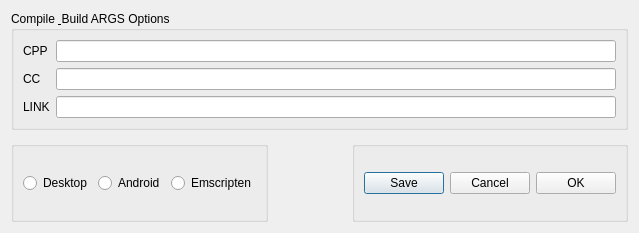
<?xml version="1.0" encoding="UTF-8"?>
<ui version="4.0">
 <class>Dialog</class>
 <widget class="QDialog" name="Dialog">
  <property name="geometry">
   <rect>
    <x>0</x>
    <y>0</y>
    <width>639</width>
    <height>233</height>
   </rect>
  </property>
  <property name="sizePolicy">
   <sizepolicy hsizetype="Maximum" vsizetype="Minimum">
    <horstretch>0</horstretch>
    <verstretch>0</verstretch>
   </sizepolicy>
  </property>
  <property name="windowTitle">
   <string notr="true">Dialog</string>
  </property>
  <layout class="QGridLayout" name="gridLayout_3">
   <item row="0" column="0" colspan="3">
    <widget class="QGroupBox" name="groupBoxBuildOptions">
     <property name="sizePolicy">
      <sizepolicy hsizetype="Expanding" vsizetype="Minimum">
       <horstretch>0</horstretch>
       <verstretch>0</verstretch>
      </sizepolicy>
     </property>
     <property name="title">
      <string notr="true">Compile &amp; Build ARGS Options</string>
     </property>
     <layout class="QGridLayout" name="gridLayout_2">
      <item row="0" column="0">
       <widget class="QLabel" name="label">
        <property name="text">
         <string notr="true">CPP</string>
        </property>
       </widget>
      </item>
      <item row="2" column="1">
       <widget class="QLineEdit" name="lineEditLDArg">
        <property name="text">
         <string notr="true"/>
        </property>
       </widget>
      </item>
      <item row="1" column="0">
       <widget class="QLabel" name="label_2">
        <property name="text">
         <string notr="true">CC</string>
        </property>
       </widget>
      </item>
      <item row="1" column="1">
       <widget class="QLineEdit" name="lineEditCCArg">
        <property name="text">
         <string notr="true"/>
        </property>
       </widget>
      </item>
      <item row="2" column="0">
       <widget class="QLabel" name="label_3">
        <property name="text">
         <string notr="true">LINK</string>
        </property>
       </widget>
      </item>
      <item row="0" column="1">
       <widget class="QLineEdit" name="lineEditCPPArg">
        <property name="text">
         <string notr="true"/>
        </property>
       </widget>
      </item>
     </layout>
    </widget>
   </item>
   <item row="2" column="0">
    <widget class="QGroupBox" name="groupBox">
     <property name="title">
      <string notr="true"/>
     </property>
     <layout class="QHBoxLayout" name="horizontalLayout_2">
      <item>
       <widget class="QRadioButton" name="radioButton">
        <property name="text">
         <string notr="true">Desktop</string>
        </property>
       </widget>
      </item>
      <item>
       <widget class="QRadioButton" name="radioButton_2">
        <property name="text">
         <string notr="true">Android</string>
        </property>
       </widget>
      </item>
      <item>
       <widget class="QRadioButton" name="radioButton_3">
        <property name="text">
         <string notr="true">Emscripten</string>
        </property>
       </widget>
      </item>
     </layout>
    </widget>
   </item>
   <item row="1" column="2">
    <spacer name="verticalSpacer_2">
     <property name="orientation">
      <enum>Qt::Vertical</enum>
     </property>
     <property name="sizeType">
      <enum>QSizePolicy::Minimum</enum>
     </property>
     <property name="sizeHint" stdset="0">
      <size>
       <width>20</width>
       <height>5</height>
      </size>
     </property>
    </spacer>
   </item>
   <item row="2" column="2">
    <widget class="QGroupBox" name="groupBox_2">
     <property name="title">
      <string notr="true"/>
     </property>
     <layout class="QHBoxLayout" name="horizontalLayout">
      <item>
       <widget class="QPushButton" name="pushButton">
        <property name="text">
         <string notr="true">Save</string>
        </property>
       </widget>
      </item>
      <item>
       <widget class="QPushButton" name="pushButtonCancel">
        <property name="text">
         <string notr="true">Cancel</string>
        </property>
       </widget>
      </item>
      <item>
       <widget class="QPushButton" name="pushButtonOk">
        <property name="text">
         <string notr="true">OK</string>
        </property>
       </widget>
      </item>
     </layout>
    </widget>
   </item>
   <item row="2" column="1">
    <spacer name="horizontalSpacer_2">
     <property name="orientation">
      <enum>Qt::Horizontal</enum>
     </property>
     <property name="sizeHint" stdset="0">
      <size>
       <width>40</width>
       <height>20</height>
      </size>
     </property>
    </spacer>
   </item>
  </layout>
 </widget>
 <resources/>
 <connections/>
</ui>
